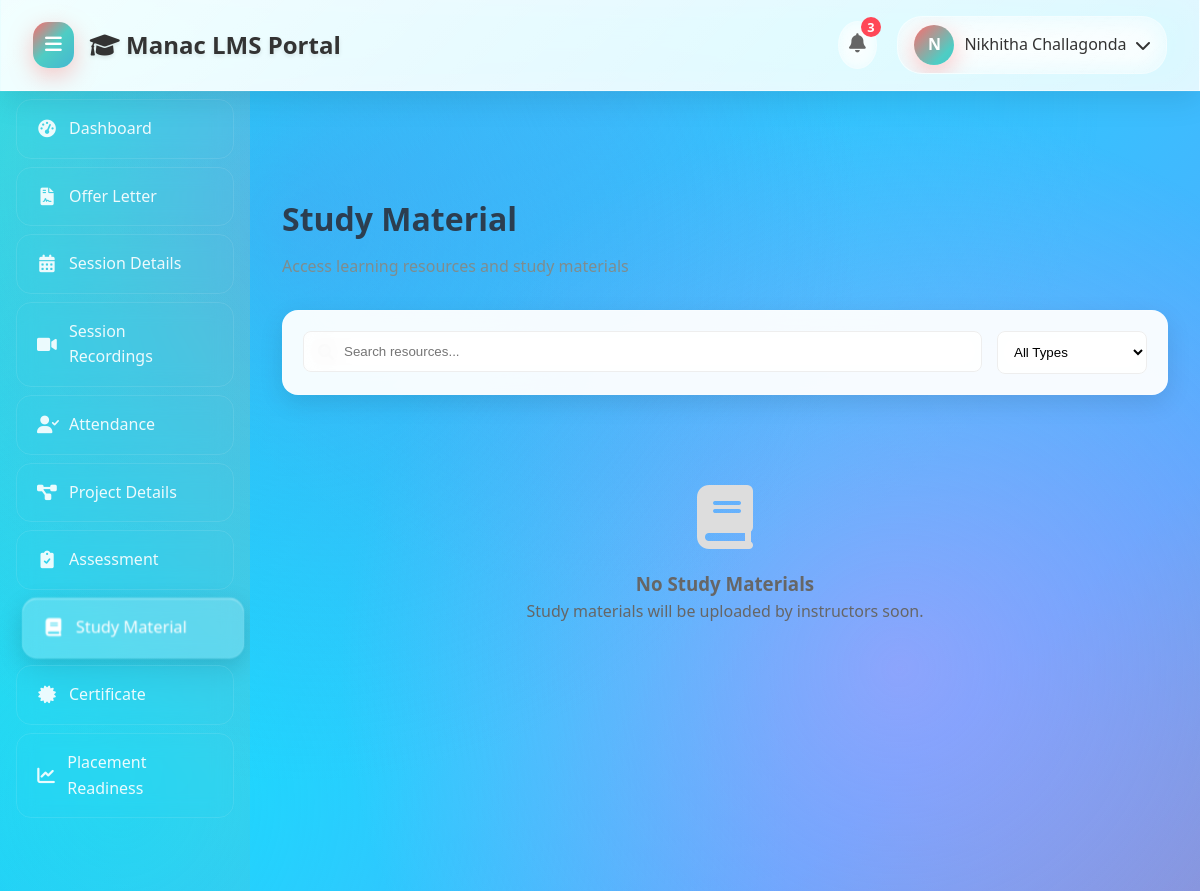
Page /study-material/ (signed in) on the earlier database version.
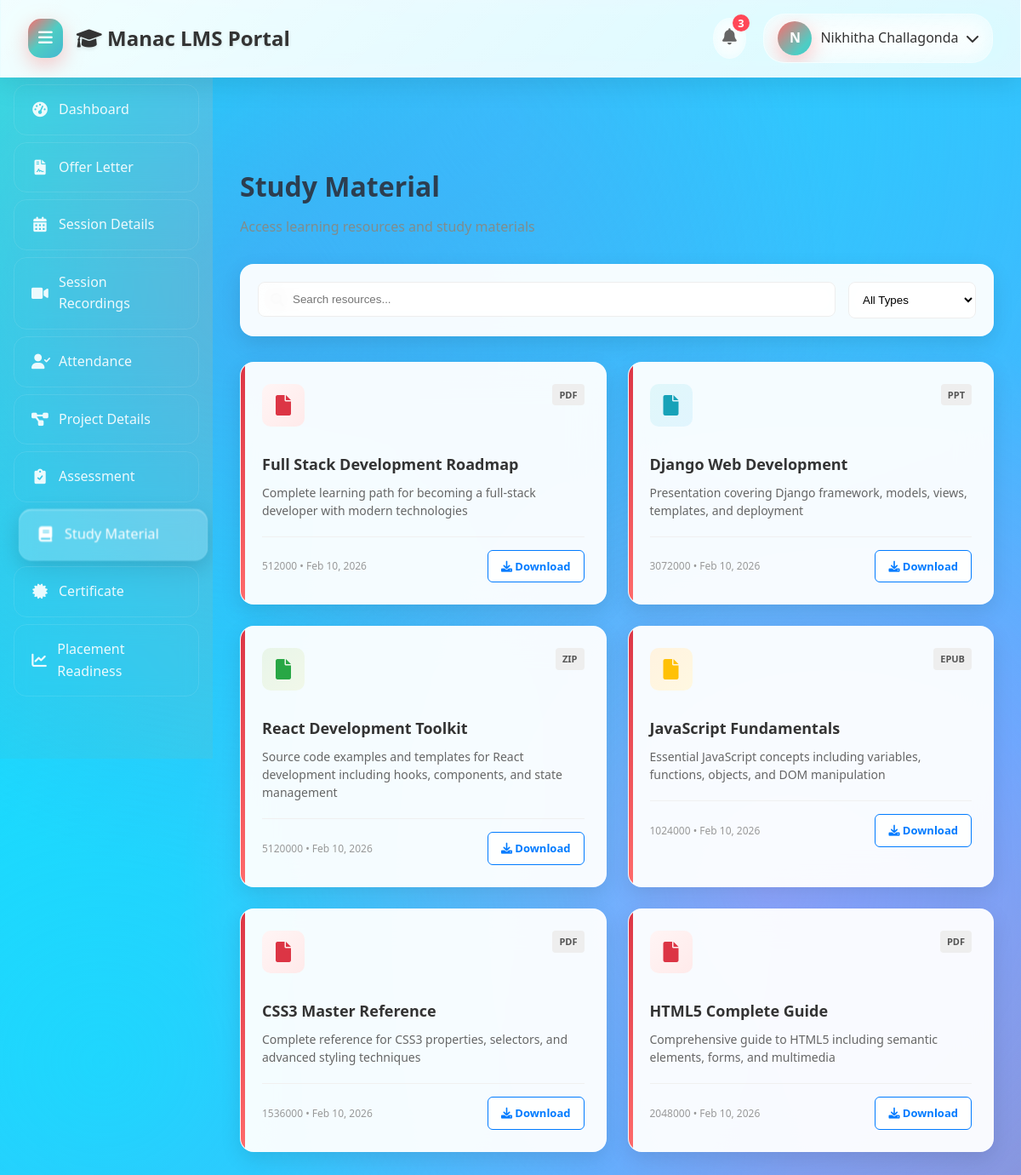
Same page on the later database version.
### lms/models.py (models this page shows, shortened)
class StudyMaterial(models.Model):
    title = models.CharField(max_length=200)
    description = models.TextField(blank=True)
    file = models.FileField(upload_to='study_materials/', blank=True, null=True)
    file_url = models.URLField(blank=True)
    file_type = models.CharField(max_length=10, choices=[
        ('pdf', 'PDF'),
        ('doc', 'DOC'),
        ('docx', 'DOCX'),
        ('ppt', 'PPT'),
        ('pptx', 'PPTX'),
        ('zip', 'ZIP'),
        ('epub', 'EPUB'),
        ('other', 'Other')
    ], default='pdf')
    file_size = models.PositiveIntegerField(null=True, blank=True)  # Size in bytes
    uploaded_by = models.ForeignKey(User, on_delete=models.SET_NULL, null=True)
    uploaded_at = models.DateTimeField(default=timezone.now)
    is_active = models.BooleanField(default=True)

### lms/views.py (the view)
# urls.py: path('study-material/', views.study_material, name='study_material'),
@login_required
def study_material(request):
    materials = StudyMaterial.objects.all().order_by('-uploaded_at')
    context = {'materials': materials}
    return render(request, 'lms/study_material.html', context)

### lms/templates/lms/study_material.html (shortened to what this page needs)
<!DOCTYPE html>
<html lang="en">
<head>
    <link rel="stylesheet" href="https://cdnjs.cloudflare.com/ajax/libs/font-awesome/6.0.0/css/all.min.css">
</head>
<body>
    <div class="header">
        <div class="header-left">
            <button class="menu-toggle" id="menu-toggle">
                <i class="fas fa-bars"></i>
            </button>
            <h2><i class="fas fa-graduation-cap"></i> Manac LMS Portal</h2>
        </div>
        <div class="header-right">
            <div class="notification-icon" id="notification-icon">
                <i class="fas fa-bell"></i>
                <span class="notification-badge">3</span>
            </div>
            <div class="profile-section" id="profile-section">
                <div class="profile-avatar">{{ user.get_full_name|slice:":1"|upper|default:user.username|slice:":1"|upper }}</div>
                <span>{{ user.get_full_name|default:user.username }}</span>
                <i class="fas fa-chevron-down"></i>
            </div>
        </div>
    </div>
    <div class="container">
        <div class="sidebar">
            <ul>
                <li data-tooltip="Dashboard"><a href="{% url 'lms:dashboard' %}"><i class="fas fa-tachometer-alt"></i> <span>Dashboard</span></a></li>
                <li data-tooltip="Offer Letter"><a href="{% url 'lms:offer_letter' %}"><i class="fas fa-file-contract"></i> <span>Offer Letter</span></a></li>
                <li data-tooltip="Session Details"><a href="{% url 'lms:session_details' %}"><i class="fas fa-calendar-alt"></i> <span>Session Details</span></a></li>
                <li data-tooltip="Session Recordings"><a href="{% url 'lms:session_recordings' %}"><i class="fas fa-video"></i> <span>Session Recordings</span></a></li>
                <li data-tooltip="Attendance"><a href="{% url 'lms:attendance' %}"><i class="fas fa-user-check"></i> <span>Attendance</span></a></li>
                <li data-tooltip="Project Details"><a href="{% url 'lms:project_details' %}"><i class="fas fa-project-diagram"></i> <span>Project Details</span></a></li>
                <li data-tooltip="Assessment"><a href="{% url 'lms:assessment' %}"><i class="fas fa-clipboard-check"></i> <span>Assessment</span></a></li>
                <li data-tooltip="Study Material"><a href="{% url 'lms:study_material' %}" class="active"><i class="fas fa-book"></i> <span>Study Material</span></a></li>
                <li data-tooltip="Certificate"><a href="{% url 'lms:certificate' %}"><i class="fas fa-certificate"></i> <span>Certificate</span></a></li>
                <li data-tooltip="Placement Readiness"><a href="{% url 'lms:placement_readiness' %}"><i class="fas fa-chart-line"></i> <span>Placement Readiness</span></a></li>
            </ul>
        </div>
        <div class="main-content" id="main-content">
            <div class="content-header">
                <h2>Study Material</h2>
                <p style="color: #7f8c8d;">Access learning resources and study materials</p>
            </div>
            <div class="search-filter">
                <div class="search-input">
                    <i class="fas fa-search"></i>
                    <input type="text" placeholder="Search resources..." id="search-input">
                </div>
                <select class="filter-select" id="type-filter">
                    <option value="">All Types</option>
                </select>
            </div>
            <div class="material-grid" id="materials-container">
                {% for material in materials %}
                <div class="material-card" data-type="{{ material.file_type }}">
                    <div class="material-header">
                        <div class="material-icon material-{{ material.file_type|lower }}">
                            {% if material.file_type == 'PDF' %}
                                <i class="fas fa-file-pdf"></i>
                            {% elif material.file_type == 'ZIP' %}
                                <i class="fas fa-file-code"></i>
                            {% elif material.file_type == 'EPUB' %}
                                <i class="fas fa-book"></i>
                            {% elif material.file_type == 'PPT' %}
                                <i class="fas fa-file-powerpoint"></i>
                            {% else %}
                                <i class="fas fa-file"></i>
                            {% endif %}
                        </div>
                        <span class="material-type">{{ material.file_type }}</span>
                    </div>
                    <h4 class="material-title">{{ material.title }}</h4>
                    <p class="material-description">{{ material.description|truncatechars:120 }}</p>
                    <div class="material-footer">
                        <div class="material-meta">
                            {{ material.file_size }} • {{ material.uploaded_at|date:"M d, Y" }}
                        </div>
                        <a href="{% if material.file %}{{ material.file.url }}{% else %}{{ material.file_url }}{% endif %}" class="download-btn" download>
                            <i class="fas fa-download"></i> Download
                        </a>
                    </div>
                </div>
                {% empty %}
                <div style="grid-column: 1 / -1; text-align: center; padding: 60px; color: #666;">
                    <i class="fas fa-book" style="font-size: 64px; color: #ddd; margin-bottom: 20px;"></i>
                    <h3>No Study Materials</h3>
                    <p>Study materials will be uploaded by instructors soon.</p>
                </div>
                {% endfor %}
            </div>
        </div>
    </div>
</body>
</html>

Differences in the rows shown:
added StudyMaterial: file_type "PDF", title "Full Stack Development Roadmap", description "Complete learning path for becoming a full-stack developer with modern technologies", file_size "512000", uploaded_at "Feb 10, 2026"
added StudyMaterial: file_type "PPT", title "Django Web Development", description "Presentation covering Django framework, models, views, templates, and deployment", file_size "3072000", uploaded_at "Feb 10, 2026"
added StudyMaterial: file_type "ZIP", title "React Development Toolkit", description "Source code examples and templates for React development including hooks, components, and state management", file_size "5120000", uploaded_at "Feb 10, 2026"
added StudyMaterial: file_type "EPUB", title "JavaScript Fundamentals", description "Essential JavaScript concepts including variables, functions, objects, and DOM manipulation", file_size "1024000", uploaded_at "Feb 10, 2026"
added StudyMaterial: file_type "PDF", title "CSS3 Master Reference", description "Complete reference for CSS3 properties, selectors, and advanced styling techniques", file_size "1536000", uploaded_at "Feb 10, 2026"
added StudyMaterial: file_type "PDF", title "HTML5 Complete Guide", description "Comprehensive guide to HTML5 including semantic elements, forms, and multimedia", file_size "2048000", uploaded_at "Feb 10, 2026"
Other differences:
text no longer shown: "No Study Materials Study materials will be uploaded by instructors soon."
